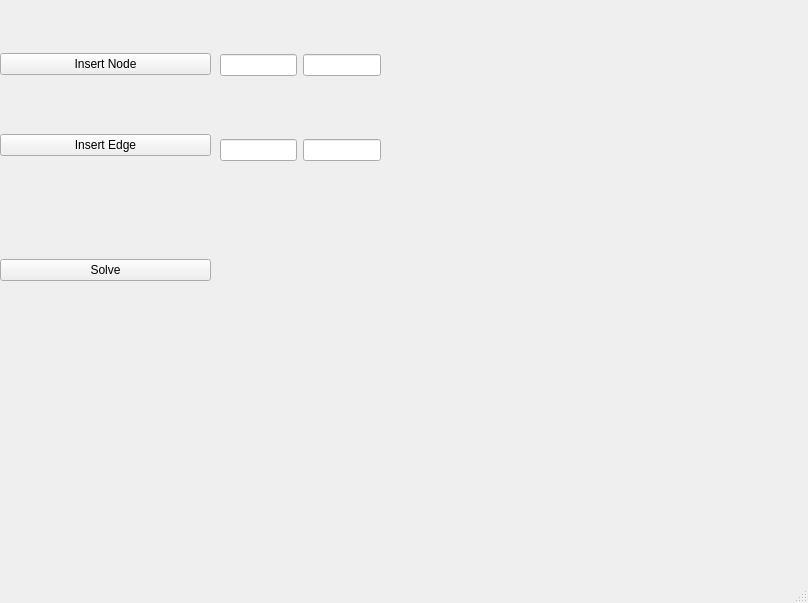
<?xml version="1.0" encoding="UTF-8"?>
<ui version="4.0">
 <class>MainWindow</class>
 <widget class="QMainWindow" name="MainWindow">
  <property name="geometry">
   <rect>
    <x>0</x>
    <y>0</y>
    <width>808</width>
    <height>603</height>
   </rect>
  </property>
  <property name="windowTitle">
   <string>MainWindow</string>
  </property>
  <widget class="QWidget" name="centralwidget">
   <widget class="QWidget" name="verticalLayoutWidget">
    <property name="geometry">
     <rect>
      <x>380</x>
      <y>0</y>
      <width>421</width>
      <height>551</height>
     </rect>
    </property>
    <layout class="QVBoxLayout" name="verticalLayout">
     <item>
      <widget class="QWidget" name="web" native="true"/>
     </item>
    </layout>
   </widget>
   <widget class="QWidget" name="verticalLayoutWidget_2">
    <property name="geometry">
     <rect>
      <x>0</x>
      <y>0</y>
      <width>211</width>
      <height>211</height>
     </rect>
    </property>
    <layout class="QVBoxLayout" name="verticalLayout_2">
     <item>
      <widget class="QPushButton" name="pushButton_2">
       <property name="text">
        <string>Insert Node</string>
       </property>
      </widget>
     </item>
     <item>
      <widget class="QPushButton" name="pushButton">
       <property name="text">
        <string>Insert Edge</string>
       </property>
      </widget>
     </item>
    </layout>
   </widget>
   <widget class="QWidget" name="horizontalLayoutWidget">
    <property name="geometry">
     <rect>
      <x>220</x>
      <y>120</y>
      <width>161</width>
      <height>61</height>
     </rect>
    </property>
    <layout class="QHBoxLayout" name="horizontalLayout">
     <item>
      <widget class="QLineEdit" name="lineEdit_2"/>
     </item>
     <item>
      <widget class="QLineEdit" name="lineEdit"/>
     </item>
    </layout>
   </widget>
   <widget class="QWidget" name="verticalLayoutWidget_3">
    <property name="geometry">
     <rect>
      <x>0</x>
      <y>230</y>
      <width>211</width>
      <height>80</height>
     </rect>
    </property>
    <layout class="QVBoxLayout" name="verticalLayout_3">
     <item>
      <widget class="QPushButton" name="pushButton_3">
       <property name="text">
        <string>Solve</string>
       </property>
      </widget>
     </item>
    </layout>
   </widget>
   <widget class="QWidget" name="horizontalLayoutWidget_2">
    <property name="geometry">
     <rect>
      <x>220</x>
      <y>40</y>
      <width>161</width>
      <height>51</height>
     </rect>
    </property>
    <layout class="QHBoxLayout" name="horizontalLayout_2">
     <item>
      <widget class="QLineEdit" name="lineEdit_3"/>
     </item>
     <item>
      <widget class="QLineEdit" name="lineEdit_4"/>
     </item>
    </layout>
   </widget>
  </widget>
  <widget class="QMenuBar" name="menubar">
   <property name="geometry">
    <rect>
     <x>0</x>
     <y>0</y>
     <width>808</width>
     <height>26</height>
    </rect>
   </property>
  </widget>
  <widget class="QStatusBar" name="statusbar"/>
 </widget>
 <resources/>
 <connections/>
</ui>
